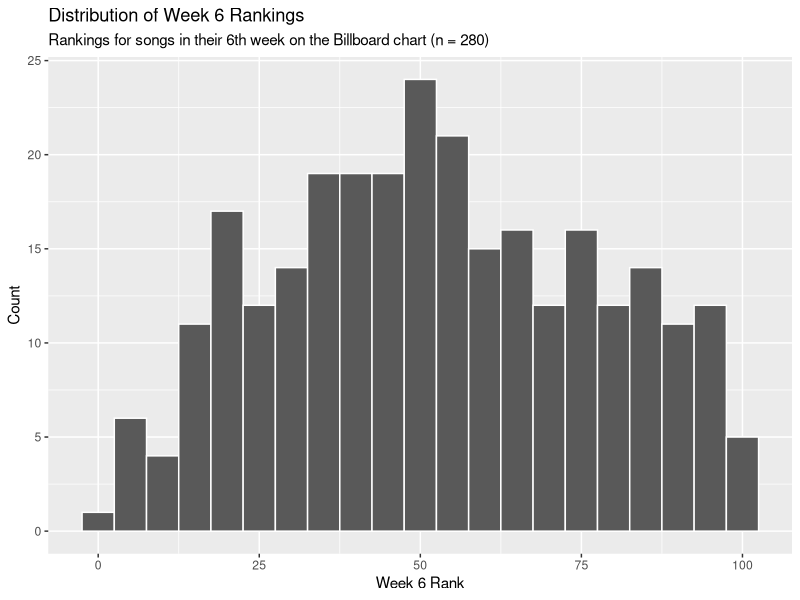
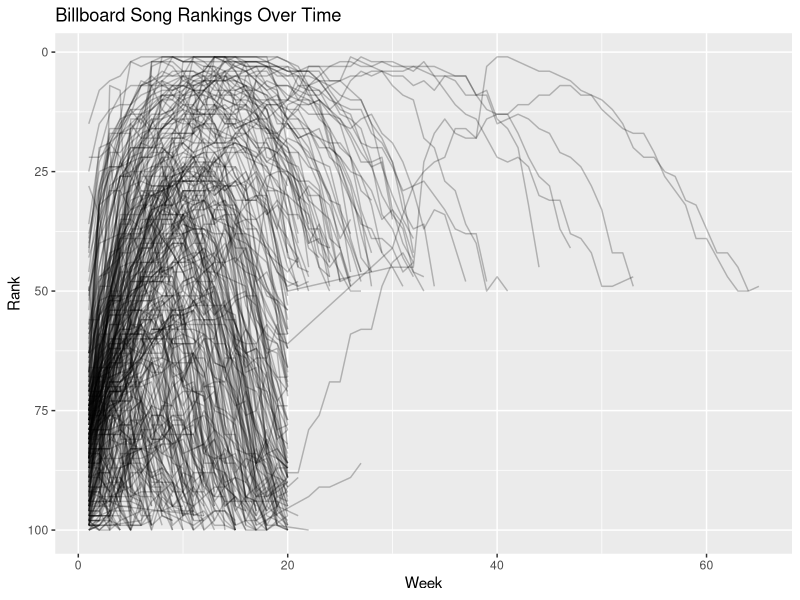

Write the R code that produced these figures, in order.
## ---- chunk 1
#| message: false
library(tidyverse)
## ---- chunk 2
billboard |> 
  select(artist, track, date.entered, wk1:wk4)
## ---- chunk 3
billboard |> 
  ggplot(aes(x = wk6)) +
  geom_histogram(binwidth = 5, color = "white") +
  labs(
    title = "Distribution of Week 6 Rankings",
    subtitle = "Rankings for songs in their 6th week on the Billboard chart (n = 280)",
    x = "Week 6 Rank",
    y = "Count"
  )
## ---- chunk 4
billboard |> 
  select(wk1, wk4, wk10, wk20, wk40, wk76) |> 
  pivot_longer(
    cols = everything(),
    names_to = "week",
    values_to = "rank"
  ) |> 
  summarize(
    present = sum(!is.na(rank)),
    missing = sum(is.na(rank)),
    .by = week
  )
## ---- chunk 5
billboard |> 
  pivot_longer(
    cols = starts_with("wk"),
    names_to = "week",
    values_to = "rank",
    values_drop_na = TRUE
  ) |> 
  mutate(week = parse_number(week)) |> 
  ggplot(aes(x = week, y = rank, group = track)) +
  geom_line(alpha = 0.25) +
  scale_y_reverse() +
  labs(
    title = "Billboard Song Rankings Over Time",
    x = "Week",
    y = "Rank"
  )
## ---- chunk 6
billboard |> 
  pivot_longer(
    cols = starts_with("wk"),
    names_to = "week",
    values_to = "rank",
    values_drop_na = TRUE
  ) |> 
  mutate(week = parse_number(week)) |> 
  summarize(
    re_entered = any(diff(week) > 1),
    .by = c(artist, track)
  ) |> 
  count(re_entered)
